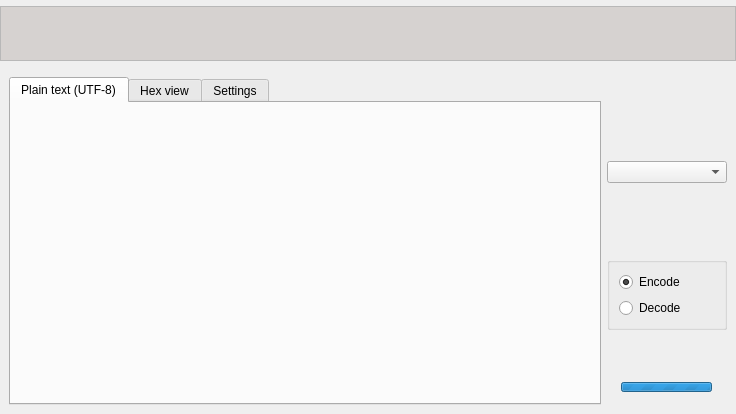
<?xml version="1.0" encoding="UTF-8"?>
<ui version="4.0">
 <comment>
  * Released as open source by NCC Group Plc - http://www.nccgroup.com/
  *
  * Developed by Gabriel Caudrelier, gabriel dot caudrelier at nccgroup dot com
  *
  * https://github.com/nccgroup/pip3line
  *
  * Released under AGPL see LICENSE for more information
</comment>
 <class>TransformWidget</class>
 <widget class="QWidget" name="TransformWidget">
  <property name="geometry">
   <rect>
    <x>0</x>
    <y>0</y>
    <width>736</width>
    <height>414</height>
   </rect>
  </property>
  <property name="sizePolicy">
   <sizepolicy hsizetype="Minimum" vsizetype="Minimum">
    <horstretch>0</horstretch>
    <verstretch>0</verstretch>
   </sizepolicy>
  </property>
  <property name="windowTitle">
   <string>Form</string>
  </property>
  <layout class="QVBoxLayout" name="verticalLayout_7">
   <property name="spacing">
    <number>0</number>
   </property>
   <property name="sizeConstraint">
    <enum>QLayout::SetMinimumSize</enum>
   </property>
   <property name="margin">
    <number>0</number>
   </property>
   <item>
    <widget class="QScrollArea" name="messagesScrollArea">
     <property name="sizePolicy">
      <sizepolicy hsizetype="Expanding" vsizetype="Maximum">
       <horstretch>0</horstretch>
       <verstretch>0</verstretch>
      </sizepolicy>
     </property>
     <property name="frameShape">
      <enum>QFrame::NoFrame</enum>
     </property>
     <property name="frameShadow">
      <enum>QFrame::Sunken</enum>
     </property>
     <property name="lineWidth">
      <number>1</number>
     </property>
     <property name="widgetResizable">
      <bool>true</bool>
     </property>
     <widget class="QWidget" name="scrollAreaWidgetContents">
      <property name="geometry">
       <rect>
        <x>0</x>
        <y>0</y>
        <width>736</width>
        <height>72</height>
       </rect>
      </property>
      <layout class="QVBoxLayout" name="verticalLayout_8">
       <property name="spacing">
        <number>0</number>
       </property>
       <property name="sizeConstraint">
        <enum>QLayout::SetMinimumSize</enum>
       </property>
       <property name="margin">
        <number>0</number>
       </property>
       <item>
        <widget class="QTextEdit" name="messagesDisplay">
         <property name="enabled">
          <bool>true</bool>
         </property>
         <property name="sizePolicy">
          <sizepolicy hsizetype="Expanding" vsizetype="Expanding">
           <horstretch>0</horstretch>
           <verstretch>0</verstretch>
          </sizepolicy>
         </property>
         <property name="maximumSize">
          <size>
           <width>16777215</width>
           <height>55</height>
          </size>
         </property>
         <property name="palette">
          <palette>
           <active>
            <colorrole role="Base">
             <brush brushstyle="SolidPattern">
              <color alpha="255">
               <red>214</red>
               <green>210</green>
               <blue>208</blue>
              </color>
             </brush>
            </colorrole>
           </active>
           <inactive>
            <colorrole role="Base">
             <brush brushstyle="SolidPattern">
              <color alpha="255">
               <red>214</red>
               <green>210</green>
               <blue>208</blue>
              </color>
             </brush>
            </colorrole>
           </inactive>
           <disabled>
            <colorrole role="Base">
             <brush brushstyle="SolidPattern">
              <color alpha="255">
               <red>244</red>
               <green>244</green>
               <blue>244</blue>
              </color>
             </brush>
            </colorrole>
           </disabled>
          </palette>
         </property>
         <property name="autoFillBackground">
          <bool>false</bool>
         </property>
         <property name="readOnly">
          <bool>true</bool>
         </property>
         <property name="textInteractionFlags">
          <set>Qt::TextSelectableByKeyboard|Qt::TextSelectableByMouse</set>
         </property>
        </widget>
       </item>
      </layout>
     </widget>
    </widget>
   </item>
   <item>
    <widget class="QWidget" name="widget" native="true">
     <property name="sizePolicy">
      <sizepolicy hsizetype="Preferred" vsizetype="Minimum">
       <horstretch>0</horstretch>
       <verstretch>0</verstretch>
      </sizepolicy>
     </property>
     <layout class="QHBoxLayout" name="horizontalLayout">
      <item>
       <widget class="QTabWidget" name="tabWidget">
        <property name="sizePolicy">
         <sizepolicy hsizetype="Expanding" vsizetype="Minimum">
          <horstretch>0</horstretch>
          <verstretch>0</verstretch>
         </sizepolicy>
        </property>
        <property name="currentIndex">
         <number>0</number>
        </property>
        <widget class="TextWidget" name="plainTextTab">
         <attribute name="title">
          <string>Plain text (UTF-8)</string>
         </attribute>
        </widget>
        <widget class="QWidget" name="hexViewTab">
         <attribute name="title">
          <string>Hex view</string>
         </attribute>
         <layout class="QVBoxLayout" name="verticalLayout_3">
          <property name="spacing">
           <number>0</number>
          </property>
          <property name="margin">
           <number>0</number>
          </property>
          <item>
           <widget class="QLabel" name="sizeHexLabel">
            <property name="text">
             <string/>
            </property>
           </widget>
          </item>
         </layout>
        </widget>
        <widget class="QWidget" name="settingsTab">
         <attribute name="title">
          <string>Settings</string>
         </attribute>
         <layout class="QVBoxLayout" name="verticalLayout_2"/>
        </widget>
       </widget>
      </item>
      <item>
       <widget class="QWidget" name="transformSelectwidget" native="true">
        <layout class="QVBoxLayout" name="verticalLayout_5">
         <property name="spacing">
          <number>0</number>
         </property>
         <property name="sizeConstraint">
          <enum>QLayout::SetMinimumSize</enum>
         </property>
         <property name="margin">
          <number>0</number>
         </property>
         <item>
          <widget class="QWidget" name="buttonBoxWidget" native="true">
           <property name="maximumSize">
            <size>
             <width>432132</width>
             <height>16777215</height>
            </size>
           </property>
           <property name="layoutDirection">
            <enum>Qt::LeftToRight</enum>
           </property>
           <layout class="QHBoxLayout" name="horizontalLayout_2">
            <property name="spacing">
             <number>0</number>
            </property>
            <property name="margin">
             <number>0</number>
            </property>
            <item>
             <widget class="QPushButton" name="clearDataPushButton">
              <property name="maximumSize">
               <size>
                <width>30</width>
                <height>16777215</height>
               </size>
              </property>
              <property name="toolTip">
               <string>Clear data</string>
              </property>
              <property name="text">
               <string/>
              </property>
              <property name="icon">
               <iconset resource="gui_res.qrc">
                <normaloff>:/Images/icons/edit-clear-2.png</normaloff>:/Images/icons/edit-clear-2.png</iconset>
              </property>
              <property name="flat">
               <bool>true</bool>
              </property>
             </widget>
            </item>
            <item>
             <widget class="QPushButton" name="clearMarkingsPushButton">
              <property name="maximumSize">
               <size>
                <width>30</width>
                <height>16777215</height>
               </size>
              </property>
              <property name="toolTip">
               <string>Clear all markings</string>
              </property>
              <property name="text">
               <string/>
              </property>
              <property name="icon">
               <iconset resource="gui_res.qrc">
                <normaloff>:/Images/icons/irc-close-channel.png</normaloff>:/Images/icons/irc-close-channel.png</iconset>
              </property>
              <property name="flat">
               <bool>true</bool>
              </property>
             </widget>
            </item>
            <item>
             <widget class="QPushButton" name="infoPushButton">
              <property name="maximumSize">
               <size>
                <width>30</width>
                <height>16777215</height>
               </size>
              </property>
              <property name="toolTip">
               <string>Help and Credits</string>
              </property>
              <property name="text">
               <string/>
              </property>
              <property name="icon">
               <iconset resource="gui_res.qrc">
                <normaloff>:/Images/icons/document-properties.png</normaloff>:/Images/icons/document-properties.png</iconset>
              </property>
              <property name="flat">
               <bool>true</bool>
              </property>
             </widget>
            </item>
            <item>
             <widget class="QPushButton" name="deleteButton">
              <property name="sizePolicy">
               <sizepolicy hsizetype="Maximum" vsizetype="Minimum">
                <horstretch>0</horstretch>
                <verstretch>0</verstretch>
               </sizepolicy>
              </property>
              <property name="maximumSize">
               <size>
                <width>30</width>
                <height>16777215</height>
               </size>
              </property>
              <property name="toolTip">
               <string>Remove this transformation</string>
              </property>
              <property name="layoutDirection">
               <enum>Qt::LeftToRight</enum>
              </property>
              <property name="text">
               <string/>
              </property>
              <property name="icon">
               <iconset resource="gui_res.qrc">
                <normaloff>:/Images/icons/dialog-cancel-3.png</normaloff>:/Images/icons/dialog-cancel-3.png</iconset>
              </property>
              <property name="flat">
               <bool>true</bool>
              </property>
             </widget>
            </item>
           </layout>
          </widget>
         </item>
         <item>
          <widget class="QWidget" name="historyWidget" native="true">
           <layout class="QHBoxLayout" name="horizontalLayout_3">
            <property name="spacing">
             <number>0</number>
            </property>
            <property name="margin">
             <number>0</number>
            </property>
            <item alignment="Qt::AlignLeft">
             <widget class="QPushButton" name="backwardPushButton">
              <property name="maximumSize">
               <size>
                <width>25</width>
                <height>16777215</height>
               </size>
              </property>
              <property name="toolTip">
               <string>History backward</string>
              </property>
              <property name="text">
               <string/>
              </property>
              <property name="icon">
               <iconset resource="gui_res.qrc">
                <normaloff>:/Images/icons/edit-undo-8.png</normaloff>:/Images/icons/edit-undo-8.png</iconset>
              </property>
              <property name="shortcut">
               <string>Ctrl+Z</string>
              </property>
              <property name="flat">
               <bool>true</bool>
              </property>
             </widget>
            </item>
            <item alignment="Qt::AlignLeft">
             <widget class="QPushButton" name="forwardPushButton">
              <property name="maximumSize">
               <size>
                <width>25</width>
                <height>16777215</height>
               </size>
              </property>
              <property name="toolTip">
               <string>History forward</string>
              </property>
              <property name="text">
               <string/>
              </property>
              <property name="icon">
               <iconset resource="gui_res.qrc">
                <normaloff>:/Images/icons/edit-redo-8.png</normaloff>:/Images/icons/edit-redo-8.png</iconset>
              </property>
              <property name="shortcut">
               <string>Ctrl+Shift+Z</string>
              </property>
              <property name="flat">
               <bool>true</bool>
              </property>
             </widget>
            </item>
           </layout>
          </widget>
         </item>
         <item>
          <spacer name="verticalSpacer_2">
           <property name="orientation">
            <enum>Qt::Vertical</enum>
           </property>
           <property name="sizeHint" stdset="0">
            <size>
             <width>20</width>
             <height>40</height>
            </size>
           </property>
          </spacer>
         </item>
         <item>
          <widget class="QComboBox" name="transfoComboBox">
           <property name="maxVisibleItems">
            <number>20</number>
           </property>
           <property name="sizeAdjustPolicy">
            <enum>QComboBox::AdjustToContents</enum>
           </property>
          </widget>
         </item>
         <item>
          <spacer name="verticalSpacer_3">
           <property name="orientation">
            <enum>Qt::Vertical</enum>
           </property>
           <property name="sizeType">
            <enum>QSizePolicy::Preferred</enum>
           </property>
           <property name="sizeHint" stdset="0">
            <size>
             <width>20</width>
             <height>20</height>
            </size>
           </property>
          </spacer>
         </item>
         <item>
          <widget class="QLabel" name="descriptionLabel">
           <property name="sizePolicy">
            <sizepolicy hsizetype="Minimum" vsizetype="Preferred">
             <horstretch>0</horstretch>
             <verstretch>0</verstretch>
            </sizepolicy>
           </property>
           <property name="maximumSize">
            <size>
             <width>150</width>
             <height>16777215</height>
            </size>
           </property>
           <property name="text">
            <string/>
           </property>
           <property name="wordWrap">
            <bool>true</bool>
           </property>
          </widget>
         </item>
         <item>
          <spacer name="verticalSpacer_4">
           <property name="orientation">
            <enum>Qt::Vertical</enum>
           </property>
           <property name="sizeHint" stdset="0">
            <size>
             <width>20</width>
             <height>40</height>
            </size>
           </property>
          </spacer>
         </item>
         <item>
          <widget class="QGroupBox" name="wayGroupBox">
           <property name="title">
            <string/>
           </property>
           <layout class="QVBoxLayout" name="verticalLayout_6">
            <item>
             <widget class="QRadioButton" name="encodeRadioButton">
              <property name="text">
               <string>Encode</string>
              </property>
              <property name="checked">
               <bool>true</bool>
              </property>
             </widget>
            </item>
            <item>
             <widget class="QRadioButton" name="decodeRadioButton">
              <property name="text">
               <string>Decode</string>
              </property>
             </widget>
            </item>
           </layout>
          </widget>
         </item>
         <item>
          <spacer name="verticalSpacer">
           <property name="orientation">
            <enum>Qt::Vertical</enum>
           </property>
           <property name="sizeHint" stdset="0">
            <size>
             <width>20</width>
             <height>40</height>
            </size>
           </property>
          </spacer>
         </item>
         <item alignment="Qt::AlignHCenter">
          <widget class="QStackedWidget" name="activityStackedWidget">
           <property name="sizePolicy">
            <sizepolicy hsizetype="Maximum" vsizetype="Preferred">
             <horstretch>0</horstretch>
             <verstretch>0</verstretch>
            </sizepolicy>
           </property>
           <widget class="QWidget" name="progressPage">
            <layout class="QVBoxLayout" name="verticalLayout_4">
             <property name="spacing">
              <number>0</number>
             </property>
             <property name="margin">
              <number>0</number>
             </property>
             <item alignment="Qt::AlignHCenter">
              <widget class="QProgressBar" name="activityProgressBar">
               <property name="enabled">
                <bool>true</bool>
               </property>
               <property name="sizePolicy">
                <sizepolicy hsizetype="Maximum" vsizetype="Fixed">
                 <horstretch>0</horstretch>
                 <verstretch>0</verstretch>
                </sizepolicy>
               </property>
               <property name="maximumSize">
                <size>
                 <width>16777215</width>
                 <height>10</height>
                </size>
               </property>
               <property name="maximum">
                <number>0</number>
               </property>
               <property name="value">
                <number>-1</number>
               </property>
               <property name="format">
                <string>downloading ...</string>
               </property>
              </widget>
             </item>
            </layout>
           </widget>
           <widget class="QWidget" name="emptyPage">
            <layout class="QVBoxLayout" name="verticalLayout_9">
             <property name="spacing">
              <number>0</number>
             </property>
             <property name="margin">
              <number>0</number>
             </property>
            </layout>
           </widget>
          </widget>
         </item>
        </layout>
       </widget>
      </item>
     </layout>
    </widget>
   </item>
  </layout>
  <action name="actionImport_From_File">
   <property name="text">
    <string>Load From File</string>
   </property>
   <property name="toolTip">
    <string>Load From File</string>
   </property>
  </action>
  <action name="actionDelete_selected_bytes">
   <property name="text">
    <string>Delete selected bytes</string>
   </property>
  </action>
  <action name="actionSave_to_file">
   <property name="text">
    <string>Save to file</string>
   </property>
  </action>
  <action name="actionSelect_all">
   <property name="text">
    <string>&amp;Select all</string>
   </property>
  </action>
  <action name="actionKeep_only_Selected">
   <property name="text">
    <string>&amp;Keep only Selected</string>
   </property>
  </action>
  <action name="actionSend_to_new_tab">
   <property name="text">
    <string>New tab</string>
   </property>
   <property name="toolTip">
    <string>New tab</string>
   </property>
  </action>
  <action name="actionNewMarking">
   <property name="text">
    <string>New marking</string>
   </property>
   <property name="toolTip">
    <string>New Marking on selected</string>
   </property>
  </action>
  <action name="actionClear_marking">
   <property name="text">
    <string>Clear marking(s)</string>
   </property>
  </action>
  <action name="actionNew_byte_array">
   <property name="text">
    <string>New byte array</string>
   </property>
  </action>
 </widget>
 <customwidgets>
  <customwidget>
   <class>TextWidget</class>
   <extends>QWidget</extends>
   <header>textwidget.h</header>
   <container>1</container>
  </customwidget>
 </customwidgets>
 <resources>
  <include location="gui_res.qrc"/>
 </resources>
 <connections/>
</ui>
